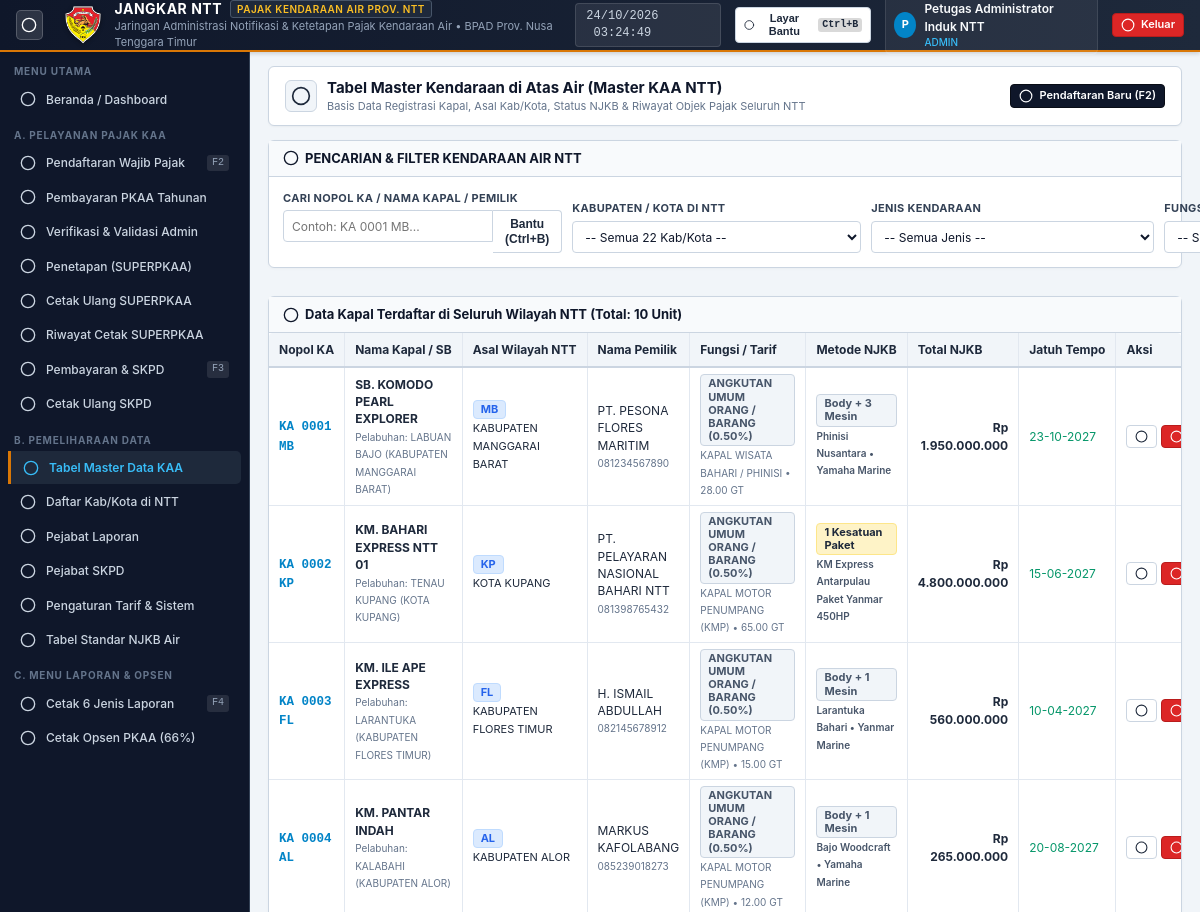
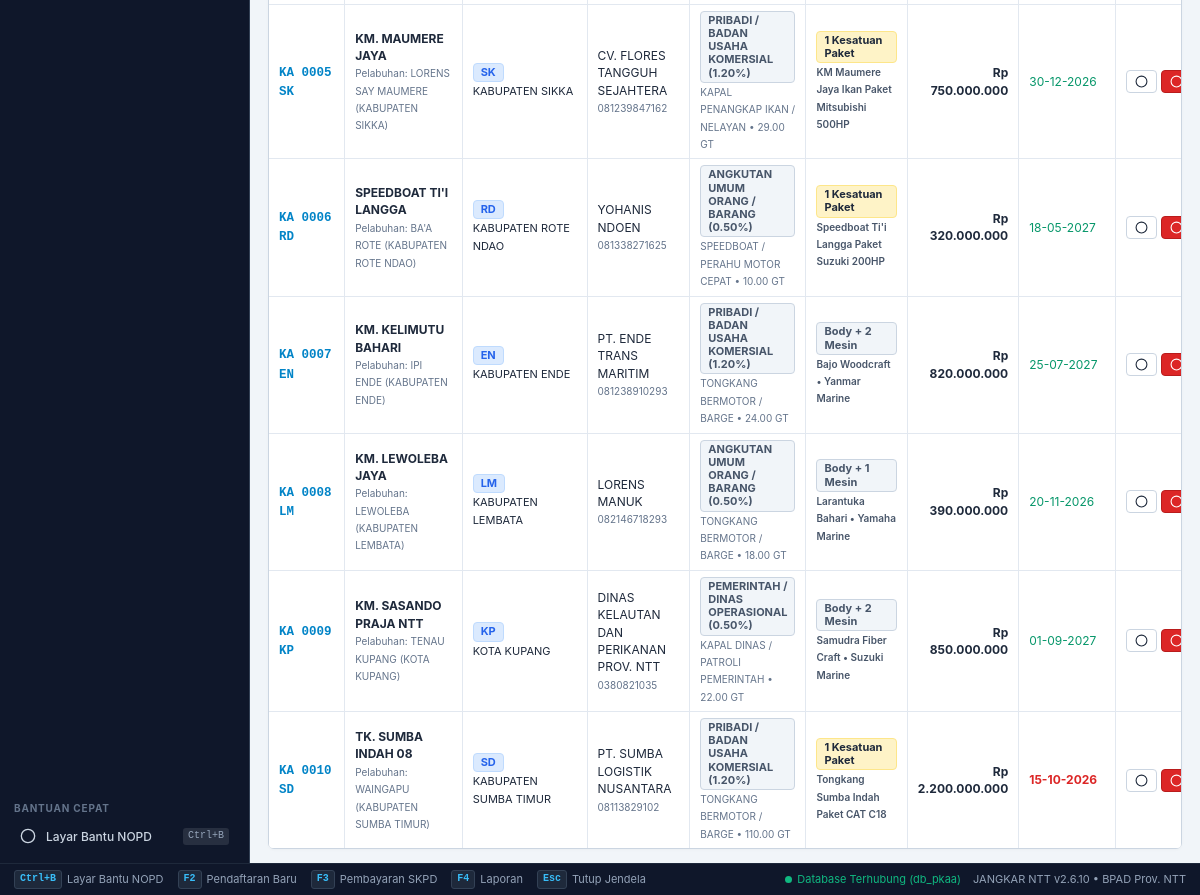
Page /index.php?page=master_kaa (signed in) on the committed database (2 pictures, top to bottom).
### tables this page shows
CREATE TABLE `kendaraan_air` (
  `no_objek_pajak` VARCHAR(30) PRIMARY KEY,
  `kode_kabkota` VARCHAR(5) NOT NULL,
  `no_ijin_operasi` VARCHAR(100) NULL,
  `tanda_selar` VARCHAR(100) NULL,
  `nama_kapal` VARCHAR(150) NOT NULL,
  `bahan_kapal` VARCHAR(50) NOT NULL DEFAULT 'FIBER',
  `nama_pemilik` VARCHAR(150) NOT NULL,
  `alamat_pemilik` TEXT NOT NULL,
  `no_hp` VARCHAR(30) NULL,
  `kode_jenis` VARCHAR(10) NOT NULL,
  `kode_fungsi` VARCHAR(10) NOT NULL,
  `jumlah_mesin` INT NOT NULL DEFAULT 1,
  `metode_njkb` ENUM('TERPISAH', 'GABUNGAN') NOT NULL DEFAULT 'TERPISAH',
  `merek_body` VARCHAR(100) NULL,
  `tahun_body` INT NULL,
  `nj_body_kapal` DECIMAL(18,2) NOT NULL DEFAULT 0.00,
  `merek_mesin` VARCHAR(100) NULL,
  `tahun_mesin_utama` INT NULL,
  `total_njkb_mesin` DECIMAL(18,2) NOT NULL DEFAULT 0.00,
  `merek_gabungan` VARCHAR(150) NULL,
  `njkb_gabungan` DECIMAL(18,2) NOT NULL DEFAULT 0.00,
  `total_njkb` DECIMAL(18,2) NOT NULL DEFAULT 0.00,
  `tahun_buatan` INT NOT NULL,
  `kapasitas_gt` DECIMAL(8,2) NOT NULL DEFAULT 0.00,
  `pelabuhan_pangkal` VARCHAR(100) NOT NULL,
  `tg_akhir_pajak` DATE NOT NULL,
  `status_pajak` ENUM('TERDAFTAR', 'TERBIT_SUPER', 'LUNAS', 'JATUH_TEMPO') DEFAULT 'TERDAFTAR',
  `status_verifikasi` ENUM('VERIFIKASI', 'MENUNGGU_VERIFIKASI') DEFAULT 'VERIFIKASI',
  `didaftarkan_oleh` INT NULL,
  `status_aktif` TINYINT(1) DEFAULT 1,
  `created_at` TIMESTAMP DEFAULT CURRENT_TIMESTAMP,
  `updated_at` TIMESTAMP DEFAULT CURRENT_TIMESTAMP ON UPDATE CURRENT_TIMESTAMP,
  CONSTRAINT `fk_kaa_wilayah` FOREIGN KEY (`kode_kabkota`) REFERENCES `ref_kabupaten_kota` (`kode_wilayah`) ON UPDATE CASCADE,
  CONSTRAINT `fk_kaa_jenis` FOREIGN KEY (`kode_jenis`) REFERENCES `ref_jenis_kendaraan` (`kode_jenis`) ON UPDATE CASCADE,
  CONSTRAINT `fk_kaa_fungsi` FOREIGN KEY (`kode_fungsi`) REFERENCES `ref_fungsi_tarif` (`kode_fungsi`) ON UPDATE CASCADE,
  INDEX `idx_kaa_status` (`status_pajak`),
  INDEX `idx_kaa_verifikasi` (`status_verifikasi`)
);

CREATE TABLE `ref_kabupaten_kota` (
  `kode_wilayah` VARCHAR(5) PRIMARY KEY,
  `nama_kabupaten_kota` VARCHAR(100) NOT NULL,
  `tipe` ENUM('KOTA', 'KABUPATEN') NOT NULL DEFAULT 'KABUPATEN',
  `ibukota` VARCHAR(100) NOT NULL,
  `pelabuhan_pangkal_default` VARCHAR(100) NOT NULL
);

CREATE TABLE `ref_fungsi_tarif` (
  `kode_fungsi` VARCHAR(10) PRIMARY KEY,
  `nama_fungsi` VARCHAR(100) NOT NULL,
  `kategori_tarif` ENUM('ANGKUTAN_UMUM', 'PEMERINTAH', 'PRIBADI_BADAN') NOT NULL,
  `tarif_persen` DECIMAL(5,2) NOT NULL DEFAULT 0.50,
  `keterangan` VARCHAR(255) NULL
);

CREATE TABLE `ref_jenis_kendaraan` (
  `kode_jenis` VARCHAR(10) PRIMARY KEY,
  `nama_jenis` VARCHAR(100) NOT NULL,
  `keterangan` VARCHAR(255) NULL
);

### index.php (called while the page is built, shortened)
<?php
require_once __DIR__ . '/config/helpers.php';
$page = $_GET['page'] ?? 'dashboard';
$moduleMap = [
    'dashboard'              => __DIR__ . '/modules/dashboard/index.php',
    'pendaftaran'            => __DIR__ . '/modules/pelayanan/pendaftaran.php',
    'ajukan_perubahan'       => __DIR__ . '/modules/pelayanan/ajukan_perubahan.php',
    'verifikasi_perubahan'   => __DIR__ . '/modules/pelayanan/verifikasi_perubahan.php',
    'status_pengajuan'       => __DIR__ . '/modules/pelayanan/status_pengajuan.php',
    'superpkaa'              => __DIR__ . '/modules/pelayanan/superpkaa.php',
    'pembayaran_tahunan'     => __DIR__ . '/modules/pelayanan/pembayaran_tahunan.php',
    'cetak_ulang_superpkaa'  => __DIR__ . '/modules/pelayanan/cetak_ulang_superpkaa.php',
    'riwayat_cetak_superpkaa'=> __DIR__ . '/modules/pelayanan/riwayat_cetak_superpkaa.php',
    'skpd'                   => __DIR__ . '/modules/pelayanan/skpd.php',
    'cetak_ulang_skpd'       => __DIR__ . '/modules/pelayanan/cetak_ulang_skpd.php',
    'master_kaa'             => __DIR__ . '/modules/pemeliharaan/master_kaa.php',
    'kabupaten_kota'         => __DIR__ . '/modules/pemeliharaan/kabupaten_kota.php',
    'pejabat_laporan'        => __DIR__ . '/modules/pemeliharaan/pejabat_laporan.php',
    'pejabat_skpd'           => __DIR__ . '/modules/pemeliharaan/pejabat_skpd.php',
    'tarif_pajak'            => __DIR__ . '/modules/pemeliharaan/tarif_pajak.php',
    'tabel_njkb'             => __DIR__ . '/modules/pemeliharaan/tabel_njkb.php',
    'laporan'                => __DIR__ . '/modules/laporan/index.php',
    'cetak_opsen'            => __DIR__ . '/modules/laporan/cetak_opsen.php',
];
$targetModule = $moduleMap[$page] ?? $moduleMap['dashboard'];
require_once __DIR__ . '/layouts/header.php';
require_once $targetModule;
require_once __DIR__ . '/layouts/footer.php';

### modules/pemeliharaan/master_kaa.php (the view, shortened to what this page needs)
<?php
$search = trim($_GET['q'] ?? '');
$sql = "
    SELECT k.*, f.nama_fungsi, f.tarif_persen, j.nama_jenis, kb.nama_kabupaten_kota
    FROM kendaraan_air k
    JOIN ref_fungsi_tarif f ON k.kode_fungsi = f.kode_fungsi
    JOIN ref_jenis_kendaraan j ON k.kode_jenis = j.kode_jenis
    LEFT JOIN ref_kabupaten_kota kb ON k.kode_kabkota = kb.kode_wilayah
    WHERE 1=1
";
$params = [];
$sql .= " ORDER BY k.no_objek_pajak ASC";
$stmt = $pdo->prepare($sql);
$stmt->execute($params);
$kapalList = $stmt->fetchAll();
?>
<div class="page-header">
  <div class="page-header-left">
    <div class="page-icon">
      <?= renderIcon('anchor', '', 20) ?>
    </div>
    <div>
      <div class="page-title">Tabel Master Kendaraan di Atas Air (Master KAA NTT)</div>
      <div class="page-subtitle">Basis Data Registrasi Kapal, Asal Kab/Kota, Status NJKB & Riwayat Objek Pajak Seluruh NTT</div>
    </div>
  </div>
  <div class="page-header-actions">
    <a href="index.php?page=pendaftaran" class="btn btn-primary btn-sm">
      <?= renderIcon('plus', '', 14) ?> Pendaftaran Baru (F2)
    </a>
  </div>
</div>
<div class="panel" style="margin-bottom: 14px;">
  <div class="panel-header">
    <div class="panel-title">
      <?= renderIcon('search', '', 16) ?>
      <span>PENCARIAN & FILTER KENDARAAN AIR NTT</span>
    </div>
  </div>
  <div class="panel-body">
    <form method="GET" action="index.php" style="display:grid; grid-template-columns: 1.5fr 1.2fr 1fr 1fr auto; gap:10px; align-items:flex-end;">
      <div class="form-group">
        <label class="form-label">Cari Nopol KA / Nama Kapal / Pemilik</label>
        <div class="input-group">
          <input type="text" name="q" class="form-control" placeholder="Contoh: KA 0001 MB..." value="<?= htmlspecialchars($search) ?>">
          <button type="button" class="btn btn-secondary" onclick="bukaLayarBantu('q')">Bantu (Ctrl+B)</button>
        </div>
      </div>
      <div class="form-group">
        <label class="form-label">Kabupaten / Kota di NTT</label>
        <select name="kab" class="form-control">
          <option value="">-- Semua 22 Kab/Kota --</option>
        </select>
      </div>
      <div class="form-group">
        <label class="form-label">Jenis Kendaraan</label>
        <select name="jenis" class="form-control">
          <option value="">-- Semua Jenis --</option>
        </select>
      </div>
      <div class="form-group">
        <label class="form-label">Fungsi Kendaraan</label>
        <select name="fungsi" class="form-control">
          <option value="">-- Semua Fungsi --</option>
        </select>
      </div>
    </form>
  </div>
</div>
<div class="panel">
  <div class="panel-header">
    <div class="panel-title">
      <?= renderIcon('database', '', 16) ?>
      <span>Data Kapal Terdaftar di Seluruh Wilayah NTT (Total: <?= count($kapalList) ?> Unit)</span>
    </div>
  </div>
  <div class="panel-body" style="padding: 0;">
    <div class="table-responsive" style="border: none;">
      <table class="table-desktop">
        <thead>
          <tr>
            <th width="125">Nopol KA</th>
            <th>Nama Kapal / SB</th>
            <th>Asal Wilayah NTT</th>
            <th>Nama Pemilik</th>
            <th>Fungsi / Tarif</th>
            <th>Metode NJKB</th>
            <th class="text-right">Total NJKB</th>
            <th>Jatuh Tempo</th>
            <th class="text-center" width="120">Aksi</th>
          </tr>
        </thead>
        <tbody>
          <?php if (empty($kapalList)): ?>
            <tr>
              <td colspan="9" class="text-center" style="padding: 24px; color: #94a3b8;">
                Tidak ada data kapal yang sesuai kriteria pencarian.
              </td>
            </tr>
          <?php else: ?>
            <?php foreach ($kapalList as $k): ?>
              <tr>
                <td>
                  <strong style="color:#0284c7; font-family:var(--font-mono); font-size:12.5px;"><?= htmlspecialchars($k['no_objek_pajak']) ?></strong>
                </td>
                <td>
                  <strong><?= htmlspecialchars($k['nama_kapal']) ?></strong><br>
                  <span style="font-size: 10px; color: #64748b;">Pelabuhan: <?= htmlspecialchars($k['pelabuhan_pangkal']) ?></span>
                </td>
                <td>
                  <span class="badge badge-info"><?= htmlspecialchars($k['kode_kabkota'] ?: 'NTT') ?></span><br>
                  <span style="font-size: 11px;"><?= htmlspecialchars($k['nama_kabupaten_kota'] ?? '-') ?></span>
                </td>
                <td>
                  <?= htmlspecialchars($k['nama_pemilik']) ?><br>
                  <span style="font-size: 10px; color: #64748b;"><?= htmlspecialchars($k['no_hp'] ?: '-') ?></span>
                </td>
                <td>
                  <span class="badge badge-neutral"><?= htmlspecialchars($k['nama_fungsi']) ?> (<?= $k['tarif_persen'] ?>%)</span><br>
                  <span style="font-size:10px; color:#64748b;"><?= htmlspecialchars($k['nama_jenis']) ?> &bull; <?= $k['kapasitas_gt'] ?> GT</span>
                </td>
                <td>
                  <?php if (($k['metode_njkb'] ?? '') === 'GABUNGAN'): ?>
                    <span class="badge badge-warning">1 Kesatuan Paket</span><br>
                    <small style="font-size:10px; color:#475569; font-weight:600;"><?= htmlspecialchars($k['merek_gabungan'] ?: 'Paket Standar') ?></small>
                  <?php else: ?>
                    <span class="badge badge-neutral">Body + <?= $k['jumlah_mesin'] ?> Mesin</span><br>
                    <small style="font-size:10px; color:#475569; font-weight:600;"><?= htmlspecialchars($k['merek_body'] ?: 'Body Standar') ?> &bull; <?= htmlspecialchars($k['merek_mesin'] ?: 'Mesin') ?></small>
                  <?php endif; ?>
                </td>
                <td class="text-right"><strong><?= formatRupiah($k['total_njkb']) ?></strong></td>
                <td>
                  <?php
                    $isExpired = strtotime($k['tg_akhir_pajak']) < time();
                  ?>
                  <span style="color: <?= $isExpired ? '#dc2626' : '#059669' ?>; font-weight: <?= $isExpired ? '700' : 'normal' ?>;">
                    <?= formatTanggalIndo($k['tg_akhir_pajak'], false) ?>
                  </span>
                </td>
                <td class="text-center">
                  <div style="display:flex; justify-content:center; gap:4px;">
                    <a href="index.php?page=superpkaa&nopd=<?= urlencode($k['no_objek_pajak']) ?>" class="btn btn-secondary btn-sm" title="Tetapkan Pajak (SUPERPKAA)">
                      <?= renderIcon('file-text', '', 13) ?>
                    </a>
                    <form method="POST" action="index.php?page=master_kaa" onsubmit="return confirm('Hapus kapal <?= $k['no_objek_pajak'] ?> - <?= addslashes($k['nama_kapal']) ?>?');" style="margin:0;">
                      <button type="submit" class="btn btn-danger btn-sm" title="Hapus Objek">
                        <?= renderIcon('trash', '', 13) ?>
                      </button>
                    </form>
                  </div>
                </td>
              </tr>
            <?php endforeach; ?>
          <?php endif; ?>
        </tbody>
      </table>
    </div>
  </div>
</div>

### config/helpers.php (shortened to what this page needs)
<?php
function formatRupiah($angka) {
    return 'Rp ' . number_format((float)$angka, 0, ',', '.');
}
function formatTanggalIndo($tanggal, $lengkap = true) {
    $bulanNama = [
        1 => 'Januari', 'Februari', 'Maret', 'April', 'Mei', 'Juni',
        'Juli', 'Agustus', 'September', 'Oktober', 'November', 'Desember'
    ];
    $time = strtotime($tanggal);
    $d = date('d', $time);
    $m = (int)date('m', $time);
    $y = date('Y', $time);
    if ($lengkap) {
        return $d . ' ' . $bulanNama[$m] . ' ' . $y;
    } else {
        return date('d-m-Y', $time);
    }
}
function renderIcon($name, $class = '', $size = 18) {
    $body = $icons[$name] ?? '<circle cx="12" cy="12" r="10"/>';
    return '<svg xmlns="http://www.w3.org/2000/svg" width="'.$size.'" height="'.$size.'" viewBox="0 0 24 24" fill="none" stroke="currentColor" stroke-width="2" stroke-linecap="round" stroke-linejoin="round" class="lucide-icon lucide-'.$name.' '.$class.'">'.$body.'</svg>';
}

### rows in the picture
kendaraan_air: no_objek_pajak "KA 0001 MB", nama_kapal "SB. KOMODO PEARL EXPLORER", pelabuhan_pangkal "LABUAN BAJO (KABUPATEN MANGGARAI BARAT)", kode_kabkota "MB", kode_kabkota.nama_kabupaten_kota "KABUPATEN MANGGARAI BARAT", nama_pemilik "PT. PESONA FLORES MARITIM", no_hp "081234567890", kode_fungsi.nama_fungsi "ANGKUTAN UMUM ORANG / BARANG", kode_fungsi.tarif_persen "0.50", kode_jenis.nama_jenis "KAPAL WISATA BAHARI / PHINISI", kapasitas_gt "28.00", jumlah_mesin "3", merek_body "Phinisi Nusantara", merek_mesin "Yamaha Marine", total_njkb "Rp 1.950.000.000", tg_akhir_pajak "23-10-2027"
kendaraan_air: no_objek_pajak "KA 0002 KP", nama_kapal "KM. BAHARI EXPRESS NTT 01", pelabuhan_pangkal "TENAU KUPANG (KOTA KUPANG)", kode_kabkota "KP", kode_kabkota.nama_kabupaten_kota "KOTA KUPANG", nama_pemilik "PT. PELAYARAN NASIONAL BAHARI NTT", no_hp "081398765432", kode_fungsi.nama_fungsi "ANGKUTAN UMUM ORANG / BARANG", kode_fungsi.tarif_persen "0.50", kode_jenis.nama_jenis "KAPAL MOTOR PENUMPANG (KMP)", kapasitas_gt "65.00", merek_gabungan "KM Express Antarpulau Paket Yanmar 450HP", total_njkb "Rp 4.800.000.000", tg_akhir_pajak "15-06-2027"
kendaraan_air: no_objek_pajak "KA 0003 FL", nama_kapal "KM. ILE APE EXPRESS", pelabuhan_pangkal "LARANTUKA (KABUPATEN FLORES TIMUR)", kode_kabkota "FL", kode_kabkota.nama_kabupaten_kota "KABUPATEN FLORES TIMUR", nama_pemilik "H. ISMAIL ABDULLAH", no_hp "082145678912", kode_fungsi.nama_fungsi "ANGKUTAN UMUM ORANG / BARANG", kode_fungsi.tarif_persen "0.50", kode_jenis.nama_jenis "KAPAL MOTOR PENUMPANG (KMP)", kapasitas_gt "15.00", jumlah_mesin "1", merek_body "Larantuka Bahari", merek_mesin "Yanmar Marine", total_njkb "Rp 560.000.000", tg_akhir_pajak "10-04-2027"
kendaraan_air: no_objek_pajak "KA 0004 AL", nama_kapal "KM. PANTAR INDAH", pelabuhan_pangkal "KALABAHI (KABUPATEN ALOR)", kode_kabkota "AL", kode_kabkota.nama_kabupaten_kota "KABUPATEN ALOR", nama_pemilik "MARKUS KAFOLABANG", no_hp "085239018273", kode_fungsi.nama_fungsi "ANGKUTAN UMUM ORANG / BARANG", kode_fungsi.tarif_persen "0.50", kode_jenis.nama_jenis "KAPAL MOTOR PENUMPANG (KMP)", kapasitas_gt "12.00", jumlah_mesin "1", merek_body "Bajo Woodcraft", merek_mesin "Yamaha Marine", total_njkb "Rp 265.000.000", tg_akhir_pajak "20-08-2027"
kendaraan_air: no_objek_pajak "KA 0005 SK", nama_kapal "KM. MAUMERE JAYA", pelabuhan_pangkal "LORENS SAY MAUMERE (KABUPATEN SIKKA)", kode_kabkota "SK", kode_kabkota.nama_kabupaten_kota "KABUPATEN SIKKA", nama_pemilik "CV. FLORES TANGGUH SEJAHTERA", no_hp "081239847162", kode_fungsi.nama_fungsi "PRIBADI / BADAN USAHA KOMERSIAL", kode_fungsi.tarif_persen "1.20", kode_jenis.nama_jenis "KAPAL PENANGKAP IKAN / NELAYAN", kapasitas_gt "29.00", merek_gabungan "KM Maumere Jaya Ikan Paket Mitsubishi 500HP", total_njkb "Rp 750.000.000", tg_akhir_pajak "30-12-2026"
kendaraan_air: no_objek_pajak "KA 0006 RD", nama_kapal "SPEEDBOAT TI'I LANGGA", pelabuhan_pangkal "BA'A ROTE (KABUPATEN ROTE NDAO)", kode_kabkota "RD", kode_kabkota.nama_kabupaten_kota "KABUPATEN ROTE NDAO", nama_pemilik "YOHANIS NDOEN", no_hp "081338271625", kode_fungsi.nama_fungsi "ANGKUTAN UMUM ORANG / BARANG", kode_fungsi.tarif_persen "0.50", kode_jenis.nama_jenis "SPEEDBOAT / PERAHU MOTOR CEPAT", kapasitas_gt "10.00", merek_gabungan "Speedboat Ti'i Langga Paket Suzuki 200HP", total_njkb "Rp 320.000.000", tg_akhir_pajak "18-05-2027"
kendaraan_air: no_objek_pajak "KA 0007 EN", nama_kapal "KM. KELIMUTU BAHARI", pelabuhan_pangkal "IPI ENDE (KABUPATEN ENDE)", kode_kabkota "EN", kode_kabkota.nama_kabupaten_kota "KABUPATEN ENDE", nama_pemilik "PT. ENDE TRANS MARITIM", no_hp "081238910293", kode_fungsi.nama_fungsi "PRIBADI / BADAN USAHA KOMERSIAL", kode_fungsi.tarif_persen "1.20", kode_jenis.nama_jenis "TONGKANG BERMOTOR / BARGE", kapasitas_gt "24.00", jumlah_mesin "2", merek_body "Bajo Woodcraft", merek_mesin "Yanmar Marine", total_njkb "Rp 820.000.000", tg_akhir_pajak "25-07-2027"
kendaraan_air: no_objek_pajak "KA 0008 LM", nama_kapal "KM. LEWOLEBA JAYA", pelabuhan_pangkal "LEWOLEBA (KABUPATEN LEMBATA)", kode_kabkota "LM", kode_kabkota.nama_kabupaten_kota "KABUPATEN LEMBATA", nama_pemilik "LORENS MANUK", no_hp "082146718293", kode_fungsi.nama_fungsi "ANGKUTAN UMUM ORANG / BARANG", kode_fungsi.tarif_persen "0.50", kode_jenis.nama_jenis "TONGKANG BERMOTOR / BARGE", kapasitas_gt "18.00", jumlah_mesin "1", merek_body "Larantuka Bahari", merek_mesin "Yamaha Marine", total_njkb "Rp 390.000.000", tg_akhir_pajak "20-11-2026"
kendaraan_air: no_objek_pajak "KA 0009 KP", nama_kapal "KM. SASANDO PRAJA NTT", pelabuhan_pangkal "TENAU KUPANG (KOTA KUPANG)", kode_kabkota "KP", kode_kabkota.nama_kabupaten_kota "KOTA KUPANG", nama_pemilik "DINAS KELAUTAN DAN PERIKANAN PROV. NTT", no_hp "0380821035", kode_fungsi.nama_fungsi "PEMERINTAH / DINAS OPERASIONAL", kode_fungsi.tarif_persen "0.50", kode_jenis.nama_jenis "KAPAL DINAS / PATROLI PEMERINTAH", kapasitas_gt "22.00", jumlah_mesin "2", merek_body "Samudra Fiber Craft", merek_mesin "Suzuki Marine", total_njkb "Rp 850.000.000", tg_akhir_pajak "01-09-2027"
kendaraan_air: no_objek_pajak "KA 0010 SD", nama_kapal "TK. SUMBA INDAH 08", pelabuhan_pangkal "WAINGAPU (KABUPATEN SUMBA TIMUR)", kode_kabkota "SD", kode_kabkota.nama_kabupaten_kota "KABUPATEN SUMBA TIMUR", nama_pemilik "PT. SUMBA LOGISTIK NUSANTARA", no_hp "08113829102", kode_fungsi.nama_fungsi "PRIBADI / BADAN USAHA KOMERSIAL", kode_fungsi.tarif_persen "1.20", kode_jenis.nama_jenis "TONGKANG BERMOTOR / BARGE", kapasitas_gt "110.00", merek_gabungan "Tongkang Sumba Indah Paket CAT C18", total_njkb "Rp 2.200.000.000", tg_akhir_pajak "15-10-2026"

### other values in the picture
substr($currentUser['nama_lengkap'] ?? 'U', 0, 1) "P"
$currentUser['nama_lengkap'] "Petugas Administrator Induk NTT"
$currentUser['role'] "ADMIN"
count($kapalList) "10"
